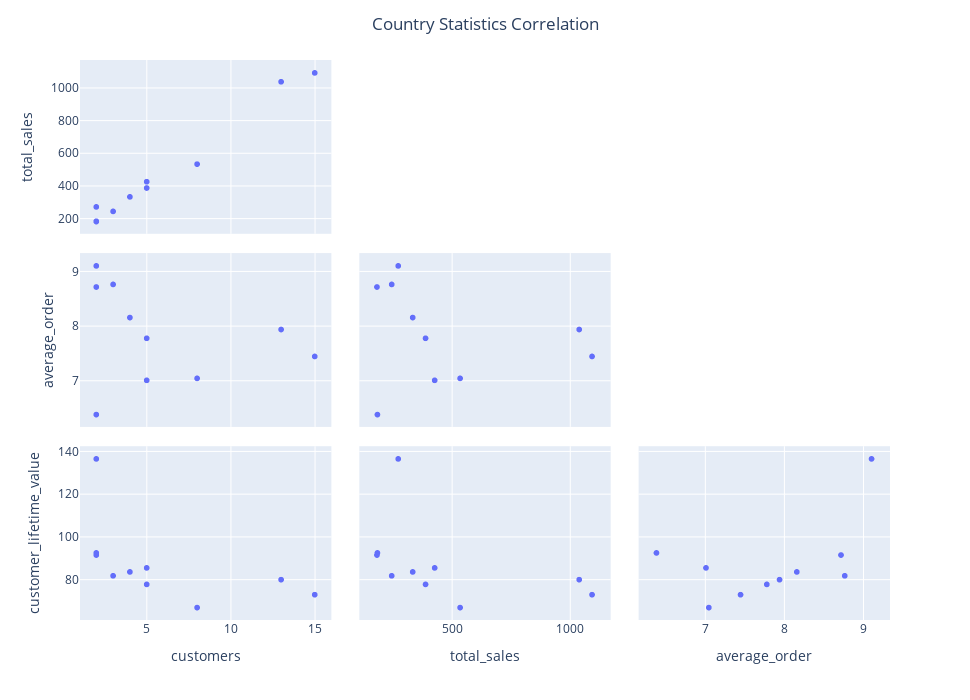

Notebook cell for this chart:
### Code cell
fig = px.scatter_matrix(country_data.iloc[:, 1:])
fig.update_layout(height=700, width=970, title='Country Statistics Correlation', title_x=.5)
fig.update_traces(showupperhalf=False, diagonal_visible=False)
fig.show()

### Figure 1 — Plotly figure (JSON) as saved in the notebook; plotly's stock layout.template omitted (floating-point values rounded to 4 significant figures)
{"data": [{"diagonal": {"visible": false}, "dimensions": [{"axis": {"matches": true}, "label": "customers", "values": [13, 8, 5, 5, 4, 2, 3, 2, 2, 15]}, {"axis": {"matches": true}, "label": "total_sales", "values": [1040.0, 535.6, 427.7, 389.1, 334.6, 273.2, 245.5, 185.1, 183.2, 1095.0]}, {"axis": {"matches": true}, "label": "average_order", "values": [7.943, 7.047, 7.011, 7.781, 8.161, 9.108, 8.769, 6.384, 8.721, 7.449]}, {"axis": {"matches": true}, "label": "customer_lifetime_value", "values": [80.04, 66.95, 85.54, 77.81, 83.66, 136.6, 81.84, 92.57, 91.58, 73.0]}], "hovertemplate": "%{xaxis.title.text}=%{x}<br>%{yaxis.title.text}=%{y}<extra></extra>", "legendgroup": "", "marker": {"color": "#636efa", "symbol": "circle"}, "name": "", "showlegend": false, "showupperhalf": false, "type": "splom"}], "layout": {"dragmode": "select", "height": 700, "legend": {"tracegroupgap": 0}, "margin": {"t": 60}, "title": {"text": "Country Statistics Correlation", "x": 0.5}, "width": 970}}
